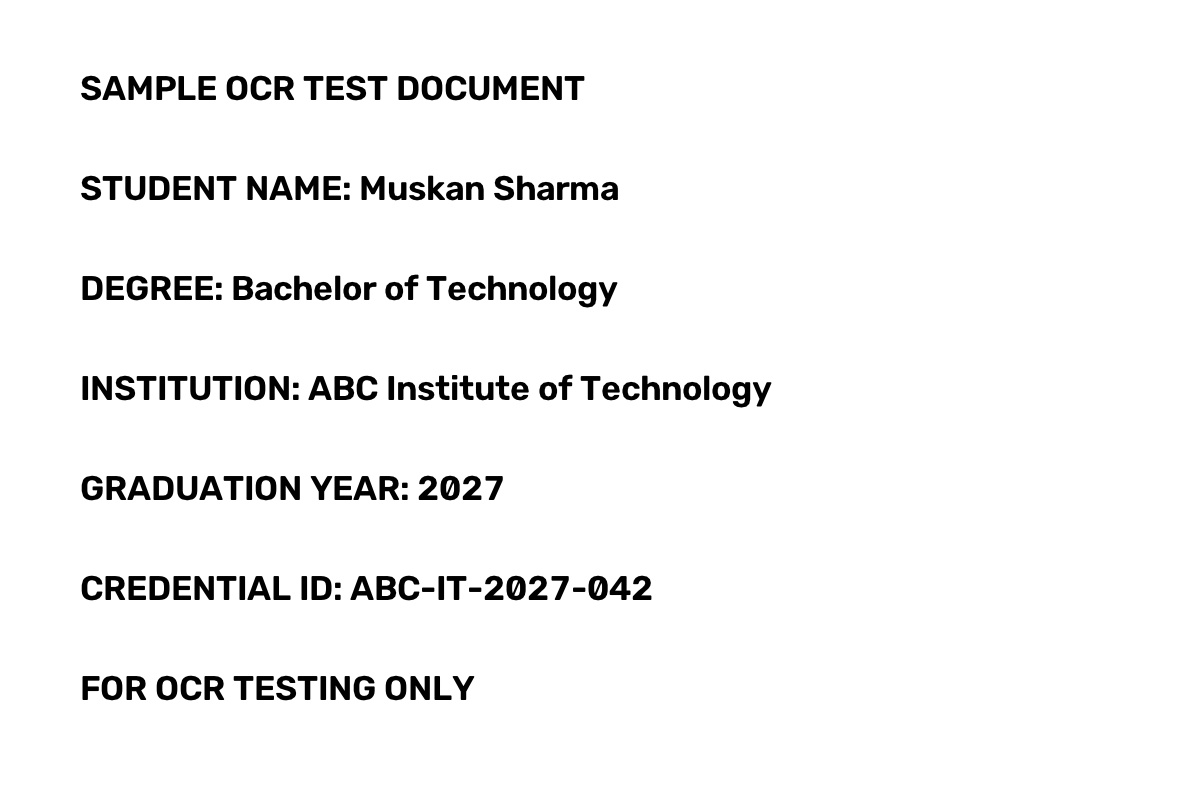
#> input picture uploads/certificate.jpg, 1200 x 800 px, found by its file name
$ python preprocess.py
#> lines starting #> are read from the running program, lines starting #| are printed output that depends on the picture; after the words box and inside, x2 and y2 are one past the last pixel; in counts of white or black regions, pixels touching at a corner belong together

import cv2
import numpy as np
import math

image_path = "uploads/certificate.jpg"

# Read image
image = cv2.imread(image_path)
#> image is the input picture: shape (800, 1200, 3); min 0, max 255, mean 244.2

if image is None:
    print("ERROR: Could not read image.")
    exit()

print("Image loaded successfully!")

# Step 1: Convert to grayscale
gray = cv2.cvtColor(image, cv2.COLOR_BGR2GRAY)
cv2.imwrite("uploads/gray_certificate.jpg", gray)

print("Grayscale conversion completed!")

# Step 2: Adaptive Gaussian Thresholding
threshold = cv2.adaptiveThreshold(
    gray,
    255,
    cv2.ADAPTIVE_THRESH_GAUSSIAN_C,
    cv2.THRESH_BINARY,
    11,
    2
)
#> threshold: shape (800, 1200); 95.8% white; 615 black regions (437 under 20 px), largest, box (x1, y1, x2, y2) and area: (361, 176, 385, 200) 335, (128, 76, 152, 100) 333, (493, 76, 517, 100) 333

cv2.imwrite("uploads/threshold_certificate.jpg", threshold)

print("Adaptive Gaussian thresholding completed!")

# Step 3: Bilateral Noise Filtering
filtered = cv2.bilateralFilter(
    threshold,
    9,
    75,
    75
)

cv2.imwrite("uploads/filtered_certificate.jpg", filtered)

print("Bilateral noise filtering completed!")

# Step 4: Deskew using Hough Line Transform

# Detect edges
edges = cv2.Canny(filtered, 50, 150, apertureSize=3)
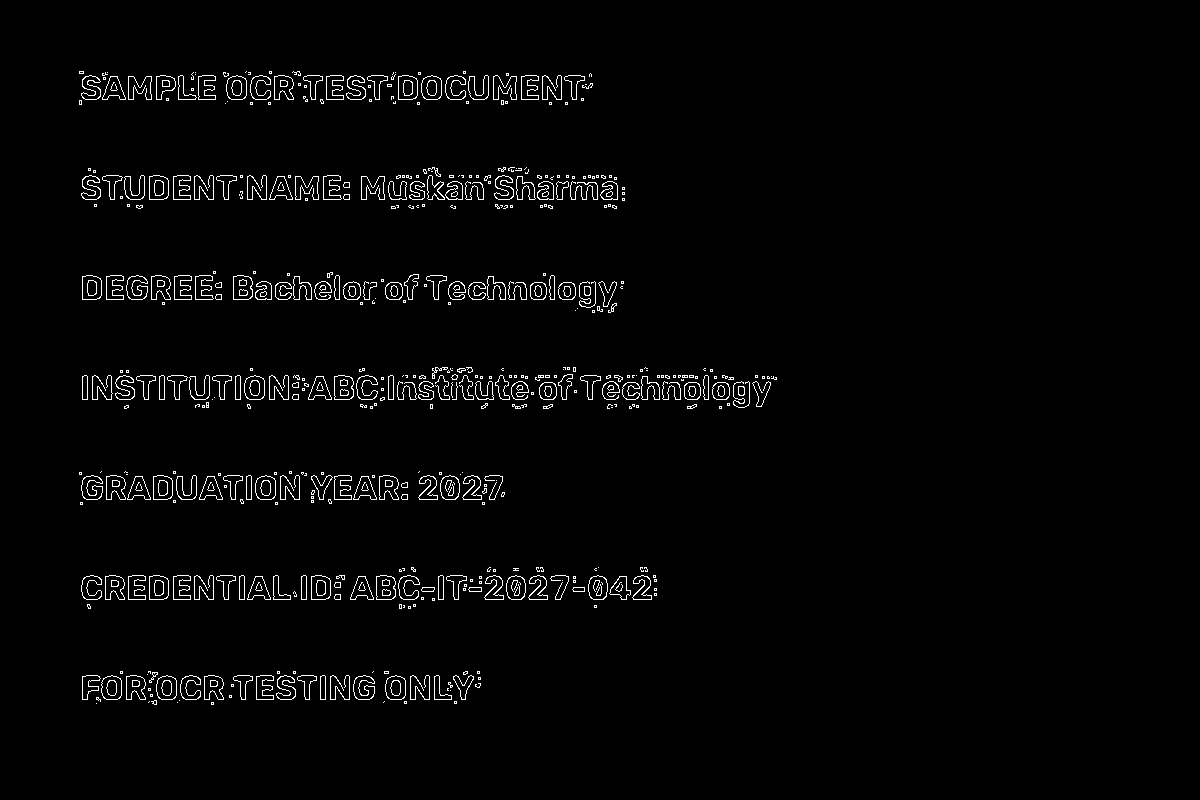
#> edges: shape (800, 1200); 2.1% white in thin lines or dots, all inside (x1, y1, x2, y2) = (79, 71, 777, 705)

# Detect lines
lines = cv2.HoughLines(edges, 1, np.pi / 180, 150)
#> lines = 20 rows, first 8: [399, 1.57], [599, 1.57], [199, 1.57], [299, 1.57], [99, 1.57], [499, 1.57], [375, 1.57], [699, 1.57]

angle = 0

if lines is not None:
    angles = []

    for line in lines:
        rho, theta = line[0]

        # Convert angle from radians to degrees
        degree = theta * 180 / np.pi

        # Convert to text-line angle
        if degree > 90:
            degree -= 180

        if -45 < degree < 45:
            angles.append(degree)
#> this loop made 20 passes
#> (rho, theta, degree) on passes 1 to 12: (399, 1.57, -90), (599, 1.57, -90), (199, 1.57, -90), (299, 1.57, -90), (99, 1.57, -90), (499, 1.57, -90), (375, 1.57, -90), (699, 1.57, -90), (576, 1.57, -90), (595, 1.57, -90), (382, 1.57, -90), (395, 1.57, -90)
#> after the loop, angles = []

    if angles:
        angle = np.median(angles)

print("Detected angle:", angle)

# Rotate image to correct skew
(h, w) = filtered.shape[:2]
#> h = 800; w = 1200
center = (w // 2, h // 2)
#> center = (600, 400)

rotation_matrix = cv2.getRotationMatrix2D(
    center,
    angle,
    1.0
)
#> rotation_matrix = [[1, 0, 0], [0, 1, 0]]

deskewed = cv2.warpAffine(
    filtered,
    rotation_matrix,
    (w, h),
    flags=cv2.INTER_CUBIC,
    borderMode=cv2.BORDER_REPLICATE
)

cv2.imwrite("uploads/deskewed_certificate.jpg", deskewed)

print("Deskewing completed!")
